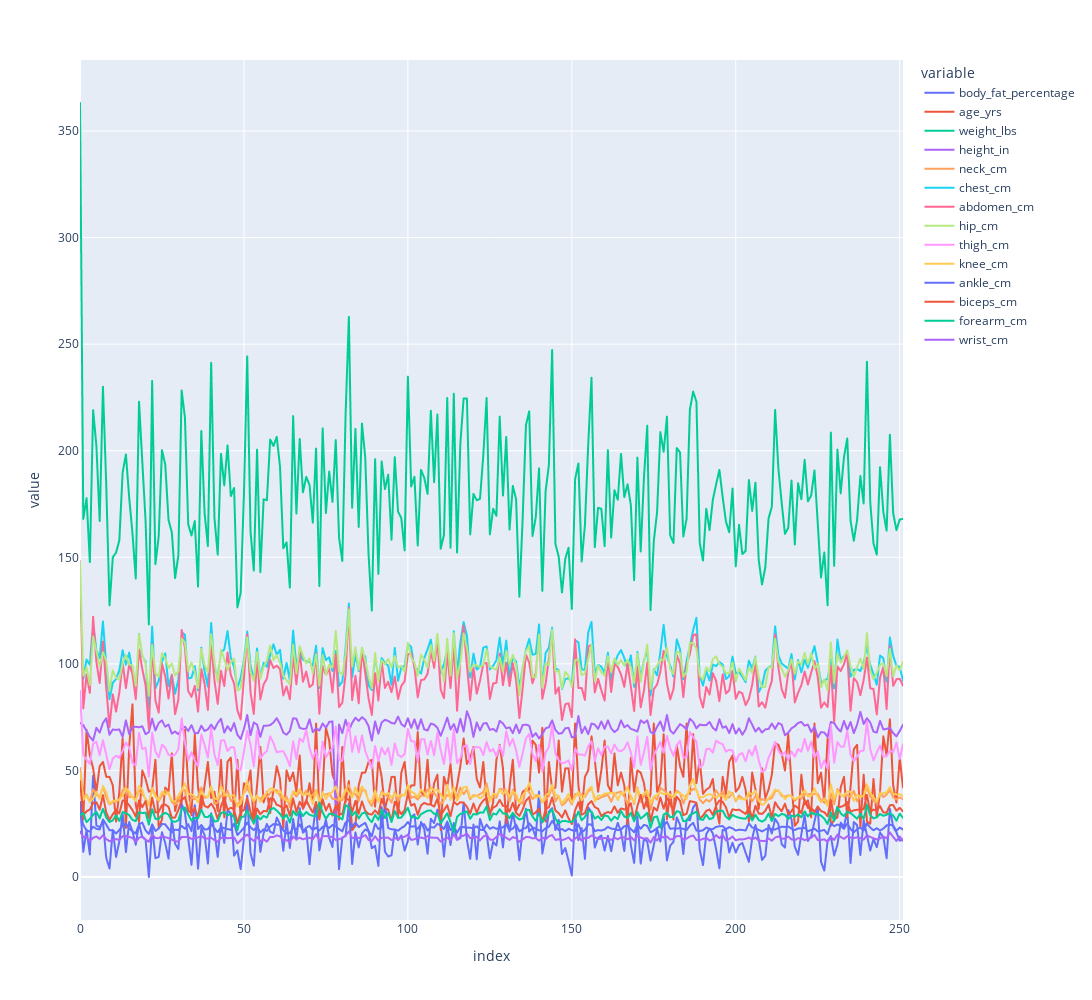

Notebook cell for this chart:
### Code cell
# for col in cols
fig= px.line(df,y=df.columns,height=1000, width=1500)
fig.show()

### Figure 1 — Plotly figure (JSON) as saved in the notebook; plotly's stock layout.template omitted (floating-point values rounded to 4 significant figures; data arrays with more than 128 entries replaced by an {"elided": "..."} marker saying what was removed)
{"data": [{"hovertemplate": "variable=body_fat_percentage<br>index=%{x}<br>value=%{y}<extra></extra>", "legendgroup": "body_fat_percentage", "line": {"color": "#636efa", "dash": "solid"}, "marker": {"symbol": "circle"}, "mode": "lines", "name": "body_fat_percentage", "showlegend": true, "type": "scattergl", "x": {"elided": "252 int values"}, "xaxis": "x", "y": {"elided": "252 float values"}, "yaxis": "y"}, {"hovertemplate": "variable=age_yrs<br>index=%{x}<br>value=%{y}<extra></extra>", "legendgroup": "age_yrs", "line": {"color": "#EF553B", "dash": "solid"}, "marker": {"symbol": "circle"}, "mode": "lines", "name": "age_yrs", "showlegend": true, "type": "scattergl", "x": {"elided": "252 int values"}, "xaxis": "x", "y": {"elided": "252 int values"}, "yaxis": "y"}, {"hovertemplate": "variable=weight_lbs<br>index=%{x}<br>value=%{y}<extra></extra>", "legendgroup": "weight_lbs", "line": {"color": "#00cc96", "dash": "solid"}, "marker": {"symbol": "circle"}, "mode": "lines", "name": "weight_lbs", "showlegend": true, "type": "scattergl", "x": {"elided": "252 int values"}, "xaxis": "x", "y": {"elided": "252 float values"}, "yaxis": "y"}, {"hovertemplate": "variable=height_in<br>index=%{x}<br>value=%{y}<extra></extra>", "legendgroup": "height_in", "line": {"color": "#ab63fa", "dash": "solid"}, "marker": {"symbol": "circle"}, "mode": "lines", "name": "height_in", "showlegend": true, "type": "scattergl", "x": {"elided": "252 int values"}, "xaxis": "x", "y": {"elided": "252 float values"}, "yaxis": "y"}, {"hovertemplate": "variable=neck_cm<br>index=%{x}<br>value=%{y}<extra></extra>", "legendgroup": "neck_cm", "line": {"color": "#FFA15A", "dash": "solid"}, "marker": {"symbol": "circle"}, "mode": "lines", "name": "neck_cm", "showlegend": true, "type": "scattergl", "x": {"elided": "252 int values"}, "xaxis": "x", "y": {"elided": "252 float values"}, "yaxis": "y"}, {"hovertemplate": "variable=chest_cm<br>index=%{x}<br>value=%{y}<extra></extra>", "legendgroup": "chest_cm", "line": {"color": "#19d3f3", "dash": "solid"}, "marker": {"symbol": "circle"}, "mode": "lines", "name": "chest_cm", "showlegend": true, "type": "scattergl", "x": {"elided": "252 int values"}, "xaxis": "x", "y": {"elided": "252 float values"}, "yaxis": "y"}, {"hovertemplate": "variable=abdomen_cm<br>index=%{x}<br>value=%{y}<extra></extra>", "legendgroup": "abdomen_cm", "line": {"color": "#FF6692", "dash": "solid"}, "marker": {"symbol": "circle"}, "mode": "lines", "name": "abdomen_cm", "showlegend": true, "type": "scattergl", "x": {"elided": "252 int values"}, "xaxis": "x", "y": {"elided": "252 float values"}, "yaxis": "y"}, {"hovertemplate": "variable=hip_cm<br>index=%{x}<br>value=%{y}<extra></extra>", "legendgroup": "hip_cm", "line": {"color": "#B6E880", "dash": "solid"}, "marker": {"symbol": "circle"}, "mode": "lines", "name": "hip_cm", "showlegend": true, "type": "scattergl", "x": {"elided": "252 int values"}, "xaxis": "x", "y": {"elided": "252 float values"}, "yaxis": "y"}, {"hovertemplate": "variable=thigh_cm<br>index=%{x}<br>value=%{y}<extra></extra>", "legendgroup": "thigh_cm", "line": {"color": "#FF97FF", "dash": "solid"}, "marker": {"symbol": "circle"}, "mode": "lines", "name": "thigh_cm", "showlegend": true, "type": "scattergl", "x": {"elided": "252 int values"}, "xaxis": "x", "y": {"elided": "252 float values"}, "yaxis": "y"}, {"hovertemplate": "variable=knee_cm<br>index=%{x}<br>value=%{y}<extra></extra>", "legendgroup": "knee_cm", "line": {"color": "#FECB52", "dash": "solid"}, "marker": {"symbol": "circle"}, "mode": "lines", "name": "knee_cm", "showlegend": true, "type": "scattergl", "x": {"elided": "252 int values"}, "xaxis": "x", "y": {"elided": "252 float values"}, "yaxis": "y"}, {"hovertemplate": "variable=ankle_cm<br>index=%{x}<br>value=%{y}<extra></extra>", "legendgroup": "ankle_cm", "line": {"color": "#636efa", "dash": "solid"}, "marker": {"symbol": "circle"}, "mode": "lines", "name": "ankle_cm", "showlegend": true, "type": "scattergl", "x": {"elided": "252 int values"}, "xaxis": "x", "y": {"elided": "252 float values"}, "yaxis": "y"}, {"hovertemplate": "variable=biceps_cm<br>index=%{x}<br>value=%{y}<extra></extra>", "legendgroup": "biceps_cm", "line": {"color": "#EF553B", "dash": "solid"}, "marker": {"symbol": "circle"}, "mode": "lines", "name": "biceps_cm", "showlegend": true, "type": "scattergl", "x": {"elided": "252 int values"}, "xaxis": "x", "y": {"elided": "252 float values"}, "yaxis": "y"}, {"hovertemplate": "variable=forearm_cm<br>index=%{x}<br>value=%{y}<extra></extra>", "legendgroup": "forearm_cm", "line": {"color": "#00cc96", "dash": "solid"}, "marker": {"symbol": "circle"}, "mode": "lines", "name": "forearm_cm", "showlegend": true, "type": "scattergl", "x": {"elided": "252 int values"}, "xaxis": "x", "y": {"elided": "252 float values"}, "yaxis": "y"}, {"hovertemplate": "variable=wrist_cm<br>index=%{x}<br>value=%{y}<extra></extra>", "legendgroup": "wrist_cm", "line": {"color": "#ab63fa", "dash": "solid"}, "marker": {"symbol": "circle"}, "mode": "lines", "name": "wrist_cm", "showlegend": true, "type": "scattergl", "x": {"elided": "252 int values"}, "xaxis": "x", "y": {"elided": "252 float values"}, "yaxis": "y"}], "layout": {"height": 1000, "legend": {"title": {"text": "variable"}, "tracegroupgap": 0}, "margin": {"t": 60}, "width": 1500, "xaxis": {"anchor": "y", "autorange": true, "domain": [0, 1], "range": [0, 251], "title": {"text": "index"}, "type": "linear"}, "yaxis": {"anchor": "x", "autorange": true, "domain": [0, 1], "range": [-20.17, 383.3], "title": {"text": "value"}, "type": "linear"}}}
